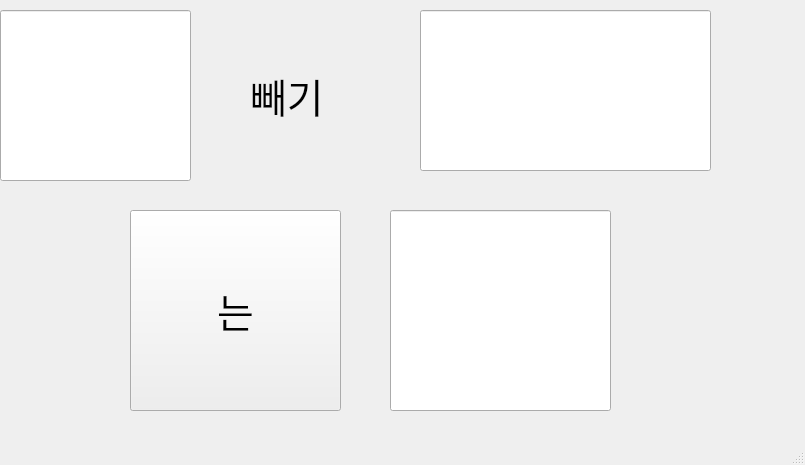
<?xml version="1.0" encoding="UTF-8"?>
<ui version="4.0">
 <class>MainWindow</class>
 <widget class="QMainWindow" name="MainWindow">
  <property name="geometry">
   <rect>
    <x>0</x>
    <y>0</y>
    <width>805</width>
    <height>465</height>
   </rect>
  </property>
  <property name="windowTitle">
   <string>MainWindow</string>
  </property>
  <widget class="QWidget" name="centralwidget">
   <widget class="QLineEdit" name="le1">
    <property name="geometry">
     <rect>
      <x>0</x>
      <y>10</y>
      <width>191</width>
      <height>171</height>
     </rect>
    </property>
    <property name="font">
     <font>
      <pointsize>30</pointsize>
     </font>
    </property>
   </widget>
   <widget class="QLineEdit" name="le2">
    <property name="geometry">
     <rect>
      <x>420</x>
      <y>10</y>
      <width>291</width>
      <height>161</height>
     </rect>
    </property>
    <property name="font">
     <font>
      <pointsize>30</pointsize>
     </font>
    </property>
   </widget>
   <widget class="QLineEdit" name="le3">
    <property name="geometry">
     <rect>
      <x>390</x>
      <y>210</y>
      <width>221</width>
      <height>201</height>
     </rect>
    </property>
    <property name="font">
     <font>
      <pointsize>30</pointsize>
     </font>
    </property>
   </widget>
   <widget class="QPushButton" name="pb">
    <property name="geometry">
     <rect>
      <x>130</x>
      <y>210</y>
      <width>211</width>
      <height>201</height>
     </rect>
    </property>
    <property name="font">
     <font>
      <pointsize>30</pointsize>
     </font>
    </property>
    <property name="text">
     <string>는</string>
    </property>
   </widget>
   <widget class="QLabel" name="lbl">
    <property name="geometry">
     <rect>
      <x>250</x>
      <y>20</y>
      <width>91</width>
      <height>151</height>
     </rect>
    </property>
    <property name="font">
     <font>
      <pointsize>30</pointsize>
     </font>
    </property>
    <property name="text">
     <string>빼기</string>
    </property>
   </widget>
  </widget>
  <widget class="QMenuBar" name="menubar">
   <property name="geometry">
    <rect>
     <x>0</x>
     <y>0</y>
     <width>805</width>
     <height>21</height>
    </rect>
   </property>
  </widget>
  <widget class="QStatusBar" name="statusbar"/>
 </widget>
 <resources/>
 <connections/>
</ui>
